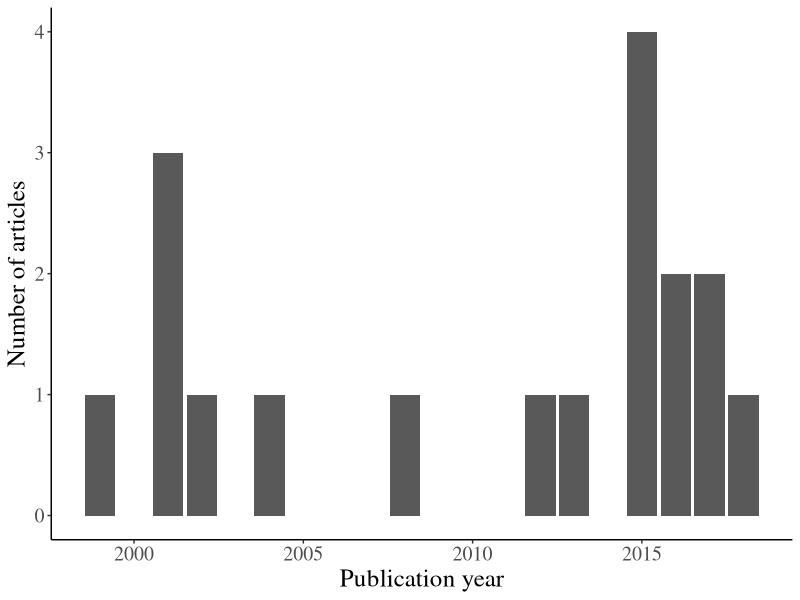
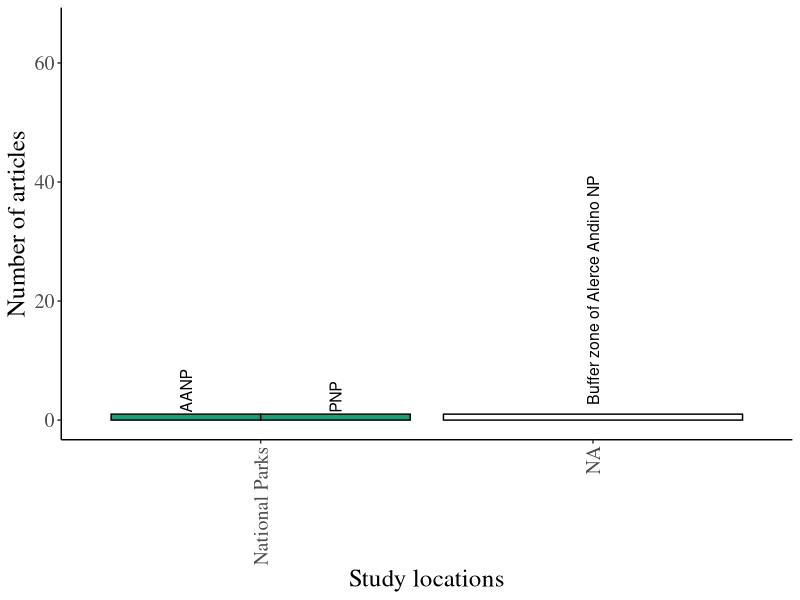
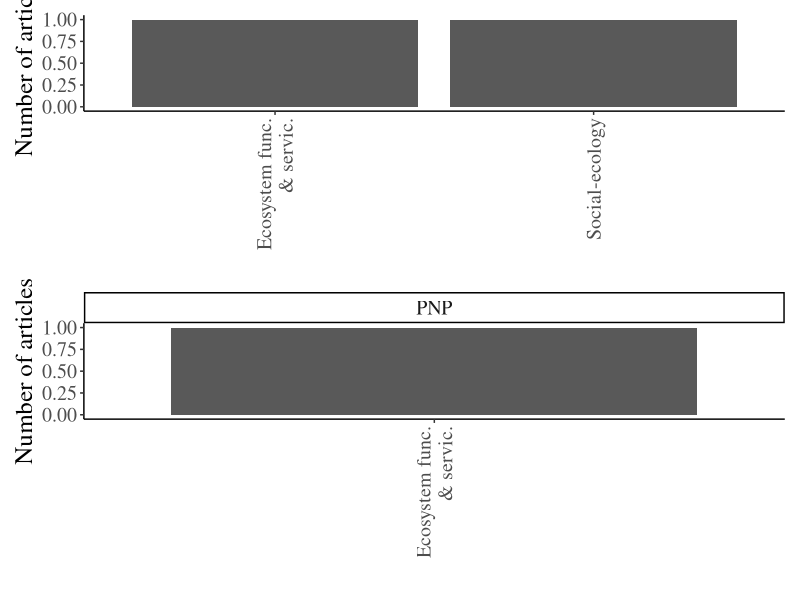

These figures' R source, in order: (Note: this script raises an error after producing the figures.)
## ---- chunk 1
knitr::opts_chunk$set(echo = FALSE, include=FALSE, comment=FALSE, message=FALSE, warning=FALSE)
library(tidyverse)
library(patchwork)
library(ggplot2)
## ---- chunk 2
DF <- read_csv("WebScience_Ref.csv")
## ---- chunk 3
Pub_year <-ggplot(DF) + geom_bar(aes(x = `Publication Year`))+  labs(y="Number of articles", x="Publication year")  + theme_classic()+   theme(text=element_text(size=18,  family="Times"))
Pub_year
## ---- chunk 4
DF_Location <- DF %>%  group_by(`Study location`) %>% summarise(n = n()) %>% ungroup() %>% dplyr::filter(!is.na(`Study location`)) %>% 
  mutate(`Study location`=fct_reorder(`Study location`, -n))

DF_Location2 <- DF_Location %>% 
  mutate(`Study zone`= case_when(`Study location` %in% c("3 regions", "4 regions", "5 regions", "More than 5 regions")~"Various regions of Chile",  `Study location` %in% c("PNP", "AANP", "VPRNP")~"National Parks", `Study location` %in% c("Adjacent to PNP", "Adjacent to AANP", "Adjacent to VPRNP")~"Adjacent areas to NP", `Study location` %in% c("2 regions", "Andes of Los Rios Region", "Neuquen, Argentina", "Argentinian andes")~"Similar ecosystems", `Study location` %in% c("Los Lagos Region")~"Larger areas that comprise the NP", `Study location` %in% c("Chile", "Chile and Argentina")~"Global studies")) %>%
  mutate(`Study zone`= str_wrap(`Study zone`, 15))
                                
Location2 <-ggplot(DF_Location2, aes(x = fct_reorder(`Study zone`,n, .desc=TRUE), y = n, group = `Study location`)) + geom_col(aes(fill=`Study zone`), position="dodge", color="black") + geom_text(aes(label = `Study location`), size=4, position=position_dodge(0.9), angle=90,vjust=0.5, hjust=-0.04 ) + labs(y="Number of articles", x="Study locations")  + theme_classic()+ ylim(c(0,66))+theme(legend.position = "none")+ scale_fill_brewer(palette = "Dark2") + theme(text=element_text(size=18,  family="Times"), axis.text.x = element_text(angle = 90, vjust = 0.5, hjust=1))
Location2
## ---- chunk 5
DF_Area <- DF %>% 
  mutate(`Area of study2`= case_when(`Area of study` %in% c("Arqueological","Paleoecology" )~"Archaeology and Paleoecology",
                                          `Area of study` %in% c("Climate","Environmental conditions", "Seismiology" )~ "Climate and environment",
                                          `Area of study` %in% c("Biogeography","Species", "Exotic species" )~ "Species and distribution",
                                         `Area of study` %in%  "Ecosystem functioning and services" ~ "Ecosystem func. & servic.",
                                          `Area of study` %in% "Freshwater biodiversity" ~ "Freshwater biodiversity",
                                          `Area of study` %in% "Hydrology" ~ "Hydrology",
                                          `Area of study` %in% "Social-ecological" ~ "Social-ecology")) %>% 
  mutate(`Area of study2`= str_wrap(`Area of study2`, 15)) %>% 
  group_by(`Area of study2`) %>% summarise(n = n()) %>% ungroup() %>%
   dplyr::filter(!is.na(`Area of study2`))

p1 <-ggplot(DF_Area) + geom_col(aes(x = fct_reorder(`Area of study2`, desc(n)), y=n)) +labs(y="Number of articles", x=" ")  + theme_classic()+   theme(text=element_text(size=18,  family="Times"))+ theme(axis.text.x = element_text(angle =90, vjust = 0.5, hjust=1)) 


DF_Area2 <- DF %>% dplyr::filter(`Study location` %in% c("PNP", "VPRNP", "AANP")) %>% 
   mutate(`Area of study2`= case_when(`Area of study` %in% c("Arqueological","Paleoecology" )~"Archaeology and Paleoecology",
                                          `Area of study` %in% c("Climate","Environmental conditions", "Seismiology" )~ "Climate and environment",
                                          `Area of study` %in% c("Biogeography","Species", "Exotic species" )~ "Species and distribution",
                                         `Area of study` %in%  "Ecosystem functioning and services" ~ "Ecosystem func. & servic.",
                                          `Area of study` %in% "Freshwater biodiversity" ~ "Freshwater biodiversity",
                                          `Area of study` %in% "Hydrology" ~ "Hydrology",
                                          `Area of study` %in% "Social-ecological" ~ "Social-ecology")) %>% 
  mutate(`Area of study2`= str_wrap(`Area of study2`, 15)) %>% 
  group_by(`Area of study2`, `Study location`) %>% summarise(n = n()) %>% ungroup() %>%
   dplyr::filter(!is.na(`Area of study2`))
  

p2 <- ggplot(DF_Area2) + geom_col(aes(x = fct_reorder(`Area of study2`, desc(n)), y=n)) +labs(y="Number of articles", x=" ")  + theme_classic()+   theme(text=element_text(size=18,  family="Times"))+ theme(axis.text.x = element_text(angle = 90, vjust = 0.5, hjust=1)) + facet_wrap(~`Study location`, scales="free_x")

p1/p2
## ---- chunk 6
DF <- DF %>% 
  mutate(General_methods= case_when(
    Methodology %in% c("Field collection", "dendrochronology", "Electric fishing")~"Field collection",  
    Methodology %in% c("Field survey", "Sampling stations")~"Field survey", 
    Methodology %in% c("Field experiment", "Transplant experiment", "Seedling experiment", "Stratigraphy")~"Field experiment", 
    Methodology %in% c("Communicational strategy", "Discussion", "Quantitative and qualitative methods", "Survey", "Interview")~"Social methods", 
    Methodology %in% c("Correlations","Modeling", "Multivariate model", "Remote sensing","Simulations", "spatially explicit model")~"Modeling", 
    Methodology %in% c("Chile", "Chile and Argentina")~"Global studies",
    Methodology %in% c("Isotopes","Genetic analysis", "Reconstruction of mtDNA")~"Molecular analysis",
    Methodology %in% c("Review of literature")~"Review of literature"))

DF_Methodology <- DF %>%  group_by(Methodology, General_methods) %>% summarise(n = n()) %>% ungroup() %>% dplyr::filter(!is.na(Methodology)) %>% mutate(Methodology=fct_reorder(Methodology, -n)) %>% mutate(General_methods= str_wrap(General_methods, 16))


p1 <-ggplot(DF_Methodology, aes(x = fct_reorder(General_methods, n, .desc=TRUE), y = n, group = Methodology)) + geom_col(aes(fill=General_methods), position="dodge", color="black") + geom_text(aes(label =Methodology), size=4, position=position_dodge(0.9), angle=90,vjust=0.5, hjust=-0.04 ) + labs(y="Number of articles", x="Study locations")  + theme_classic()+ ylim(c(0,66))+theme(legend.position = "none")+ scale_fill_brewer(palette = "Dark2") + theme(text=element_text(size=18,  family="Times"), axis.text.x = element_text(angle = 45, vjust = 1, hjust=1))
p1


## ---- chunk 7
DF_object <- DF %>%  group_by(`Study object`) %>% summarise(n = n()) %>% ungroup() %>% dplyr::filter(!is.na(`Study object`)) %>% mutate(`Study object`=fct_reorder(`Study object`, -n))

DF_object <- DF_object %>% 
  mutate(General_object= case_when(
    `Study object` %in% c("People", "Urban areas")~"Human",  
    `Study object` %in% c("Aegorhinus", "Austrocedrus", "Bird species","Chusquea", "Craspedacusta","Didymosphenia", "Dromiciops", "F. cupressoides", "Lichen", "Nothofagus",   "Salmonids", "Liolaemus", "Wild boar")~"Species", 
    `Study object` %in% c( "Groundwater Storage", "Lakes", "runoff", "Soil","Streams", "watershed")~"Geographic elements", 
    `Study object` %in% c("Forest","Native forest")~"Ecosystem",
    `Study object` %in% c("Fires","Particulate matter","Precipitation", "Rock art")~"Physical conditions",
    `Study object` %in% c("Aquatic plants" )~"Group of plants",
    `Study object` %in% c("Bird species","Fishes","Crustacean", "Evergreen trees", "Nothofagus")~"Communities")) %>%
  mutate(General_object= str_wrap(General_object, 18))


p1 <-ggplot(DF_object, aes(x = fct_reorder(General_object, n, .desc=TRUE), y = n, group = `Study object`)) + geom_col(aes(fill=General_object), position="dodge", color="black") + geom_text(aes(label =`Study object`), size=4, position=position_dodge(0.9), angle=90,vjust=0.5, hjust=-0.04 ) + labs(y="Number of articles", x="Study locations")  + theme_classic()+ ylim(c(0,66))+theme(legend.position = "none")+ scale_fill_brewer(palette = "Dark2") + theme(text=element_text(size=18,  family="Times"), axis.text.x = element_text(angle = 45, vjust = 1, hjust=1))
p1


## ---- chunk 8
DF_Hydro <- DF %>%  group_by(`Area of study`, Process, General_methods, `Study object`) %>% summarise(n = n()) %>% ungroup() %>%
  dplyr::filter(`Area of study`== "Hydrology")
#%>% mutate(`Area of study`= str_wrap(`Area of study`, 24)) %>% dplyr::filter(!is.na(`Area of study`))

Hydro1 <- ggplot(DF_Hydro) + geom_col(aes(x = Process, y=n)) +labs(y="Number of articles", x=" ")  + theme_classic()+   theme(text=element_text(size=18,  family="Times"))+ theme(axis.text.x = element_text(angle = 90, vjust = 0.5, hjust=1)) 
Hydro2 <- ggplot(DF_Hydro) + geom_col(aes(x = General_methods, y=n)) +labs(y="Number of articles", x=" ")  + theme_classic()+   theme(text=element_text(size=18,  family="Times"))+ theme(axis.text.x = element_text(angle = 90, vjust = 0.5, hjust=1)) 
Hydro3 <- ggplot(DF_Hydro) + geom_col(aes(x = `Study object`, y=n)) +labs(y="Number of articles", x=" ")  + theme_classic()+   theme(text=element_text(size=18,  family="Times"))+ theme(axis.text.x = element_text(angle = 0, vjust = 1, hjust=0.5)) 
(Hydro1 + Hydro2)/Hydro3
## ---- chunk 9
DF_Ecosys <- DF %>%  group_by(`Area of study`, Process, General_methods, `Study object`) %>% summarise(n = n()) %>% ungroup() %>%
  dplyr::filter(`Area of study`== "Ecosystem functioning and services")
#%>% mutate(`Area of study`= str_wrap(`Area of study`, 24)) %>% dplyr::filter(!is.na(`Area of study`))

Ecosys1 <- ggplot(DF_Ecosys) + geom_col(aes(x = Process, y=n)) +labs(y="Number of articles", x=" ")  + theme_classic()+   theme(text=element_text(size=18,  family="Times"))+ theme(axis.text.x = element_text(angle = 90, vjust = 0.5, hjust=1)) 
Ecosys2 <- ggplot(DF_Ecosys) + geom_col(aes(x = General_methods, y=n)) +labs(y="Number of articles", x=" ")  + theme_classic()+   theme(text=element_text(size=18,  family="Times"))+ theme(axis.text.x = element_text(angle = 90, vjust = 0.5, hjust=1)) 
Ecosys3 <- ggplot(DF_Ecosys) + geom_col(aes(x = `Study object`, y=n)) +labs(y="Number of articles", x=" ")  + theme_classic()+   theme(text=element_text(size=18,  family="Times"))+ theme(axis.text.x = element_text(angle = 90, vjust = 0.5, hjust=1)) 
(Ecosys1 + Ecosys2)/Ecosys3
## ---- chunk 10
DF_Social <- DF %>%  group_by(`Area of study`, Process, General_methods, `Study object`) %>% summarise(n = n()) %>% ungroup() %>%
  dplyr::filter(`Area of study`== "Social-ecological")
#%>% mutate(`Area of study`= str_wrap(`Area of study`, 24)) %>% dplyr::filter(!is.na(`Area of study`))

Social1 <- ggplot(DF_Social) + geom_col(aes(x = Process, y=n)) +labs(y="Number of articles", x=" ")  + theme_classic()+   theme(text=element_text(size=18,  family="Times"))+ theme(axis.text.x = element_text(angle = 90, vjust = 0.5, hjust=1)) 
Social2 <- ggplot(DF_Social) + geom_col(aes(x = General_methods, y=n)) +labs(y="Number of articles", x=" ")  + theme_classic()+   theme(text=element_text(size=18,  family="Times"))+ theme(axis.text.x = element_text(angle = 90, vjust = 0.5, hjust=1)) 
Social3 <- ggplot(DF_Social) + geom_col(aes(x = `Study object`, y=n)) +labs(y="Number of articles", x=" ")  + theme_classic()+   theme(text=element_text(size=18,  family="Times"))+ theme(axis.text.x = element_text(angle = 0, vjust = 1, hjust=0.5)) 
(Social1 + Social2)/Social3
## ---- chunk 11
DF_Fresh <- DF %>%  group_by(`Area of study`, Process, General_methods, `Study object`) %>% summarise(n = n()) %>% ungroup() %>%
  dplyr::filter(`Area of study`== "Freshwater biodiversity")
#%>% mutate(`Area of study`= str_wrap(`Area of study`, 24)) %>% dplyr::filter(!is.na(`Area of study`))

Fresh1 <- ggplot(DF_Fresh) + geom_col(aes(x = Process, y=n)) +labs(y="Number of articles", x=" ")  + theme_classic()+   theme(text=element_text(size=18,  family="Times"))+ theme(axis.text.x = element_text(angle = 90, vjust = 0.5, hjust=1)) 
Fresh2 <- ggplot(DF_Fresh) + geom_col(aes(x = General_methods, y=n)) +labs(y="Number of articles", x=" ")  + theme_classic()+   theme(text=element_text(size=18,  family="Times"))+ theme(axis.text.x = element_text(angle = 90, vjust = 0.5, hjust=1)) 
Fresh3 <- ggplot(DF_Fresh) + geom_col(aes(x = `Study object`, y=n)) +labs(y="Number of articles", x=" ")  + theme_classic()+   theme(text=element_text(size=18,  family="Times"))+ theme(axis.text.x = element_text(angle = 0, vjust = 1, hjust=0.5)) 
(Fresh1 + Fresh2)/Fresh3
